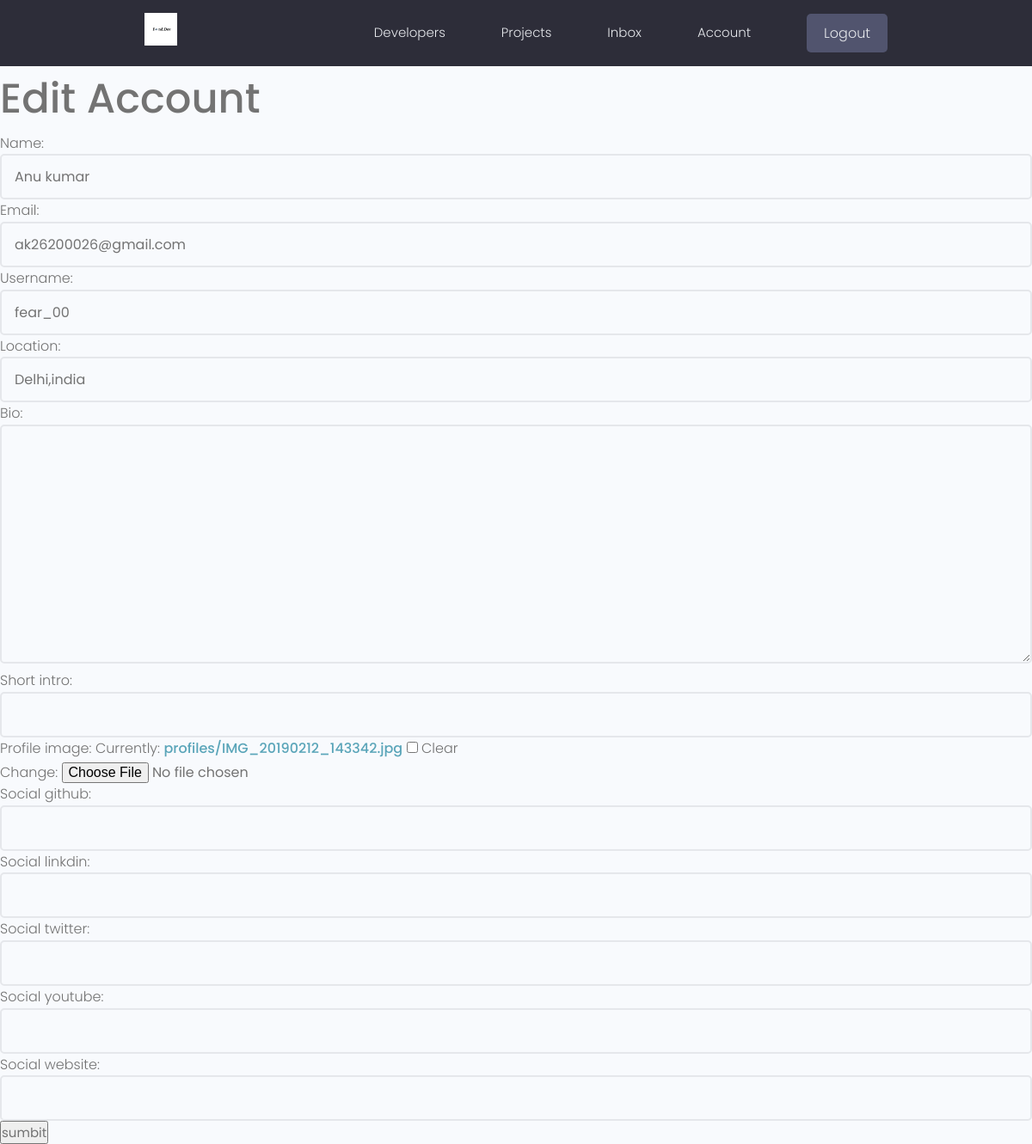
Before: /edit-account/ (signed in) with the older database file.
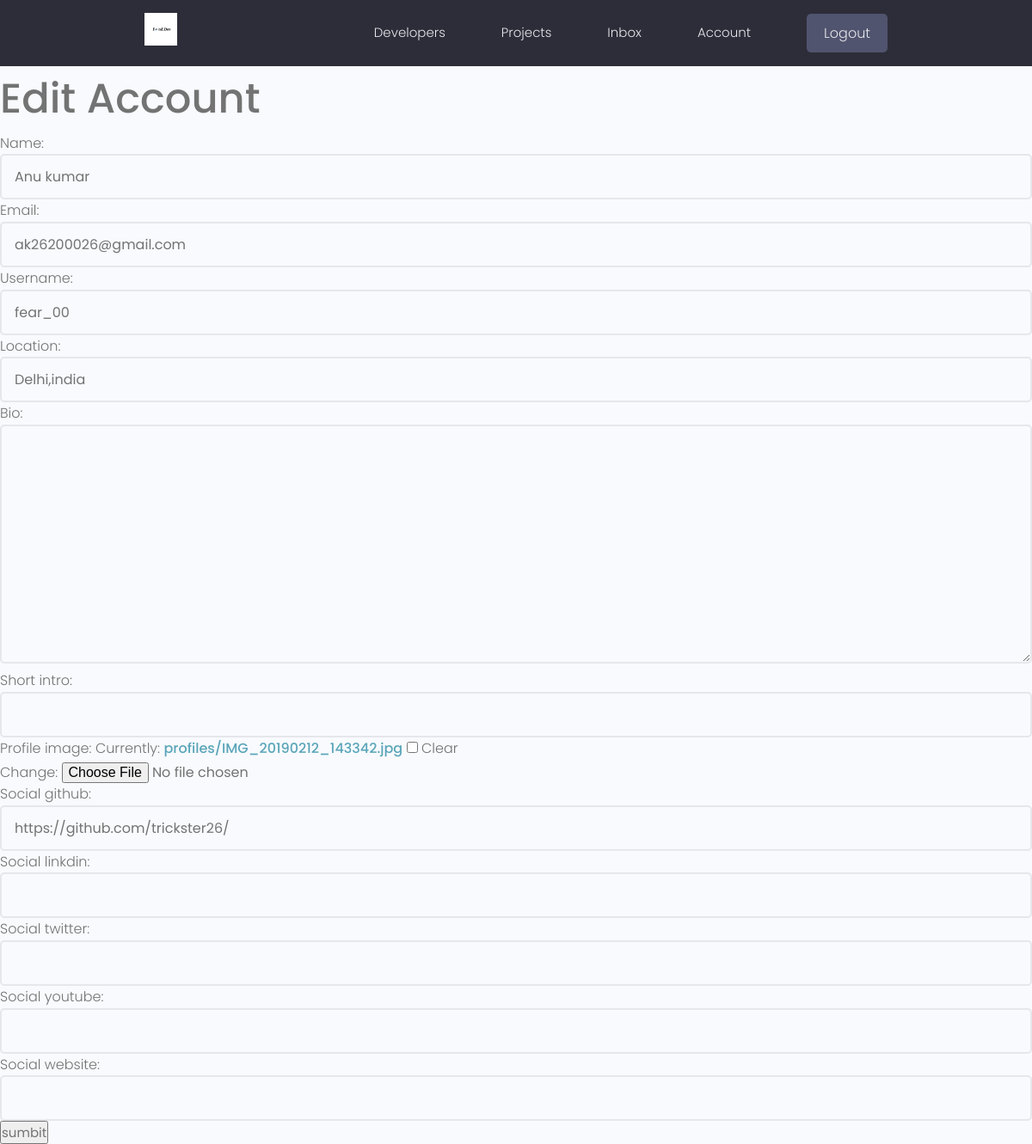
After: the same page with the newer database file.
### users/models.py (models this page shows, shortened)
class Profiles(models.Model):
    user = models.OneToOneField(User , on_delete = models.CASCADE ,null= True , blank=True)
    name = models.CharField(max_length=200 , blank=True ,null=True)
    email = models.EmailField(max_length=500 ,blank=True, null=True)
    username = models.CharField(max_length=200 , blank=True ,null=True)
    location = models.CharField(max_length=200 , blank=True ,null=True)
    short_intro = models.CharField(max_length=200 , blank=True ,null=True)
    bio = models.TextField(blank=True, null=True)
    profile_image = models.ImageField(null=True, blank =True ,upload_to ='profiles/',default='profiles/user-default.png')
    social_github = models.CharField(max_length=200,blank=True,null=True)
    social_twitter = models.CharField(max_length=200,blank=True,null=True)
    social_linkdin = models.CharField(max_length=200,blank=True,null=True)
    social_youtube = models.CharField(max_length=200,blank=True,null=True)
    social_website = models.CharField(max_length=200,blank=True,null=True)
    created = models.DateTimeField(auto_now_add=True)
    id = models.UUIDField(default=uuid.uuid4,unique=True,primary_key=True,editable=False)

### users/views.py (the view)
# urls.py: path('edit-account/',views.editAccount,name="edit-account"),
@login_required(login_url='login')
def editAccount(request):
    profile = request.user.profiles
    form = ProfileForm( instance= profile )
    if request.method == 'POST':
        form = ProfileForm(request.POST,request.FILES,instance=profile)
        if form.is_valid():
            form.save()
            return redirect('account')
    context = {'form':form}
    return render(request , 'users/profile_form.html',context)

### users/forms.py
class ProfileForm(ModelForm):
    class Meta:
        model= Profiles
        fields =[
            'name','email', 'username' , 'location', 'bio'
             ,'short_intro' , 'profile_image', 'social_github' , 'social_linkdin', 'social_twitter'
            , 'social_youtube','social_website']
    def __init__(self,*args,**kwargs):
        super(ProfileForm,self).__init__(*args,**kwargs)
        for name, field in self.fields.items():
            field.widget.attrs.update({'class':'input'})

### users/templates/users/profile_form.html (shortened to what this page needs)
{% extends "main.html" %}
{% block content %}
<h1>Edit Account</h1>
<form method="POST" action="{% url 'edit-account' %}" , enctype="multipart/form-data">
    {{form.as_p}}
    <input type="submit" value="sumbit" />
</form>
{% endblock content %}

Changed rows visible on the page:
changed Profiles "Anu kumar": social_github (not shown) → "https://github.com/trickster26/"
